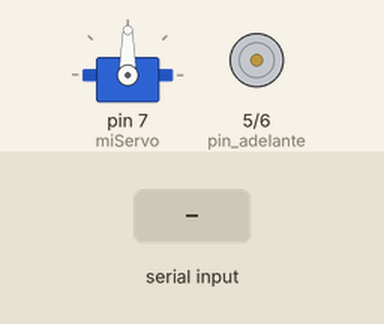
The sketch below on a simulated Arduino Uno, built with avr-gcc and run on an emulated ATmega328P. On the bench: servo, motor-driver pin pairs drawn as motors (green arrow = first pin HIGH = forward, orange = second pin HIGH = backward, longer = more drive). Inputs (shaded band) come from the test bench.

Above: at 1.2 s.
1.3 s: "f" received over Serial
At 2.0 s:
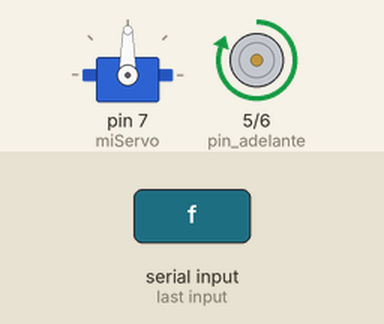
2.8 s: "b" received over Serial
At 3.2 s:
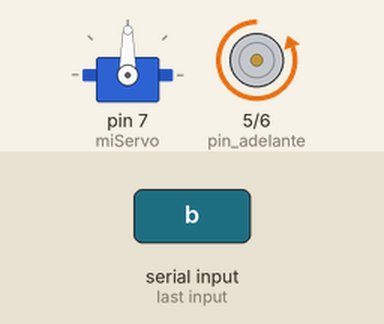
4.3 s: "l" received over Serial
At 5.5 s:
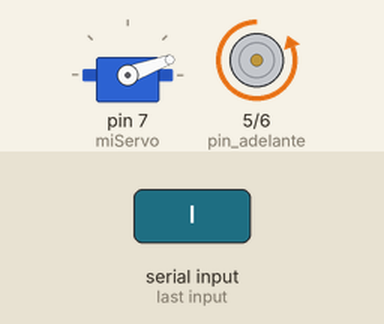
5.8 s: "r" received over Serial
At 6.6 s:
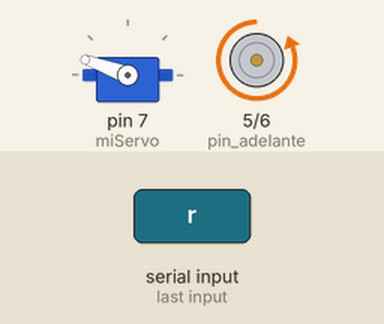
7.3 s: "s" received over Serial
At 7.8 s:
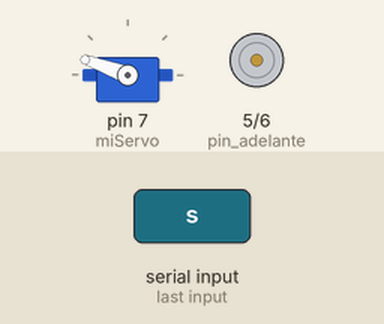
8.8 s: "c" received over Serial
At 10.1 s:
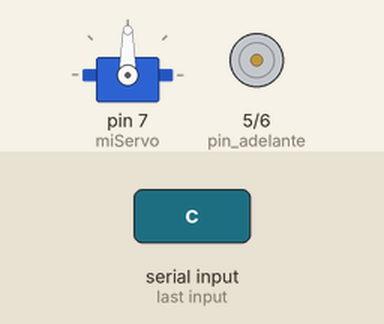
Timing chart, 0 to 11.3 s (numbered marks = the images above; inputs shaded):
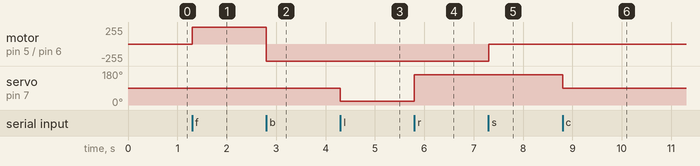

The sketch:

RobotRC.ino
```cpp
///////////////////////////////////////////////////////////////////////////////////////////////////
///////////////////////////////////////////////////////////////////////////////////////////////////
/////////                                                                                 /////////
/////////            PROYECTO ROBOT-RC CON RETRANSMISIÓN DE VIDEO EN TIEMPO REAL          /////////
/////////                                                                                 /////////
/////////              AUTORES: MANUEL MOYA FERRER E ISMAEL YESTE ESPÍN                   /////////
/////////          PROYECTO SISTEMAS ELECTRÓNICOS DIGITALES 3º TELECOMUNICACIONES         /////////
/////////                                                                                 /////////
/////////                                  ENERO 2015                                     /////////
///////////////////////////////////////////////////////////////////////////////////////////////////
///////////////////////////////////////////////////////////////////////////////////////////////////


#include <Servo.h>

#define pin_trig 8
#define pin_echo 9
#define pin_adelante 5
#define pin_atras 6


char comando;
byte valor;
byte direccion=0;
int velocidad=0;
int distancia;
boolean autopiloto=false;
Servo miServo;
boolean recuperacion=false;
int cm,duracion;


//El funcionamiento básico del programa es el siguiente:
//Tenemos dos posibilidades, tener el modo autopiloto activado o no, a partir de esto se formará nuestro programa, de la siguiente manera:
//
//1º Si el modo autopiloto está desactivado (autopiloto==false)  :  Lo que haremos será recibir nuestros comandos bluetooth, los cuales nos indicarán
//   la acción a realizar; hacia delante, hacia la izquierda(los cuales se realizan mediante la funcion mover, que explicaremos a continuación),...() O así mismo el comando para activar el modo autopiloto, por lo que autopiloto
//   seria un valor true y por tanto pasaremos a la otra opción.
//
//2º Si el modo autopiloto está activado (autopiloto == true)  :  El programa activará las funciones de nuestro sensor de ultrasonidos, el cual nos dará la distancia
//   que hay entre el obstáculo frontal y el coche mediante la funcion medir_distancia que explicaremos a continuación. Si esta distancia es menor a 30 cm, el coche rectificará
//   su movimiento echando marcha atrás y torciendo. En caso de que la distancia sea mayor, no habrá obstaculos cercanos y por tanto el robot podrá continuar su camino sin girar.
//
//   Así mismo, en este modo seguiremos leyendo datos recibidos por Bluetooth, puesto que nos pueden mandar el comando para desactivar el modo autopiloto.

//Función mover: Mediante esta función, controlaremos el movimiento del coche tanto en direccion delantera-trasera como hacia los lados.
//               Los argumentos que recibe como entrada son un byte de dirección(comprendido en el rango 0-180 (grados) los cuales nos permite el Servo),
//               Y un dato entero que será velocidad(1 si va hacia delante, -1 hacia atras, en otro caso los motores pararán.)

//Función medir_distancia: El sensor de ultrasonidos mandará una serie de pulsos que posteriormente volverá a recibir en su patilla echo, mediante el tiempo que ha pasado entre
//                         que los pulsos van y vuelven(dato que nos suministra este sensor), podemos calcular el espacio que hay , puesto que sabemos la velocidad del sonido, por
//                         lo que la salida de esta función serán los centímetros de distancia que separan el frontal del coche con un obstáculo. Para mas información acerca de este
//                         sensor, podemos ver su datasheet en internet.


//*Los datos que nos envia el ordenador mediante Bluetooth, los recibimos por el puerto serial del Arduino (patillas Rx y Tx)

void mover(byte dir, int v){

  direccion=dir;
  velocidad=v;
  if(v>0){
    digitalWrite(pin_adelante,HIGH);
    digitalWrite(pin_atras,LOW);
  }
  else if(v<0){
    digitalWrite(pin_adelante,LOW);
    digitalWrite(pin_atras,HIGH);
  }
  else{
    digitalWrite(pin_adelante,LOW);
    digitalWrite(pin_atras,LOW);
  }
  miServo.write(dir);
}

int medir_distancia(){

  digitalWrite(pin_trig,LOW);
  delayMicroseconds(5);
  digitalWrite(pin_trig,HIGH);
  delayMicroseconds(10);
  duracion=pulseIn(pin_echo,HIGH);  //LA SEÑAL RETORNA AL SENSOR

  cm=int (0.034*(duracion/2)) ;  //Velocidad = cm/us  Tiempo = us

  if(cm==0 || cm<0){
  cm=100;
  }

  return cm;
}

void setup(){

    Serial.begin(9600);
    miServo.attach(7);

    pinMode(pin_trig,OUTPUT);
    pinMode(pin_echo,INPUT);

    pinMode(pin_adelante, OUTPUT);
    pinMode(pin_atras, OUTPUT);

    mover(90, 0);
}

void loop(){

  if(Serial.available()){

       comando=Serial.read();

       if(!autopiloto){

         switch(comando){

           case 'f':                      //Comando avanzar
             velocidad=1;
             mover(direccion, velocidad);
             break;

           case 'b':                     //Comando retroceder
             velocidad=-1;
             mover(direccion, velocidad);
             break;

           case 'l':                     //Comando girar a la izquierda
           direccion=20;
             mover(direccion, velocidad);
             break;

           case 'r':                     //Comando girar a la derecha
           direccion=160;
             mover(direccion, velocidad);
             break;

           case 's':                     //Se ha soltado la tecla W ó S, por lo que paramos el motor.
             velocidad=0;
             mover(direccion, velocidad);
             break;

           case 'c':                    //Se ha soltado la tecla de dirección (A ó D), por lo que el servo toma el valor 90º(no hay giro)
             direccion=90;
             mover(direccion, velocidad);
             break;

           case 'a':                    //Comando para activar el modo autopiloto.
             autopiloto=true;
             break;
         }
       }
  }

       else{     //MODO AUTOPILOTO

           while(autopiloto){

                distancia=medir_distancia();

                if(distancia<30){
                     mover(160, -1);
                     delay(2000);
                     mover(20, 1);
                     delay(500);
                }
                if(distancia>30){
                   mover(90,1);
                }

               if(Serial.available()){
                  comando=Serial.read();

                  if(comando=='m'){       //Comando para desactivar el modo autopiloto.
                  autopiloto=false;
                  direccion=160;
                  velocidad=0;
                  mover(direccion,velocidad);
                  }
                  else{
                  autopiloto=true;
                  }
                }
          }

      }

}
```

Measured:
- after the input at 1.3 s, motor on pin 5 (pin_adelante) / pin 6 (pin_atras): stopped → forward 255/255 at once
- after the input at 2.8 s, motor on pin 5 (pin_adelante) / pin 6 (pin_atras): forward 255/255 → backward 255/255 at once
- after the input at 4.3 s, servo on pin 7 (miServo): 90° → 20° at once
- after the input at 5.8 s, servo on pin 7 (miServo): 20° → 160° at once
- after the input at 7.3 s, motor on pin 5 (pin_adelante) / pin 6 (pin_atras): backward 255/255 → stopped at once
- after the input at 8.8 s, servo on pin 7 (miServo): 160° → 90° at once
